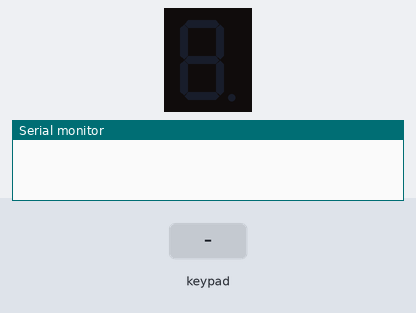
Bench run of a sketch on a simulated Arduino Uno, built with avr-gcc and run on an emulated ATmega328P. Shown: 1-digit seven-segment display, the last lines printed to the serial monitor. Wiring (inferred from the names in the program): 1-digit 7-segment display, segments lit when HIGH: segments pin 13, pin 2, pin 3, pin 4, pin 5, pin 6, pin 7. The test bench sets the inputs (shaded band). The segment pins are drawn as the display they are named for.

Above: at 1.2 s.
1.3 s: keypad keys 1 4 1 5 1 6 1 7 pressed 0.4 s apart
At 1.9 s:
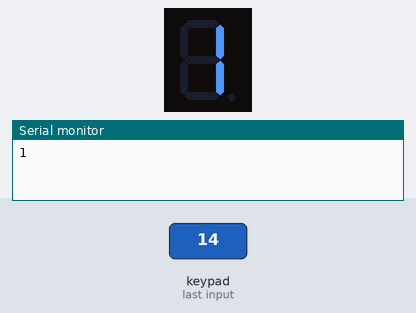
6.0 s: key 'A' pressed
At 8.9 s:
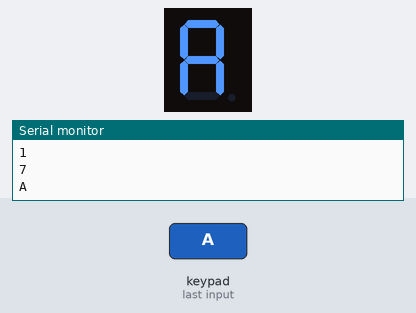
9.0 s: key 'B' pressed
At 10.1 s:
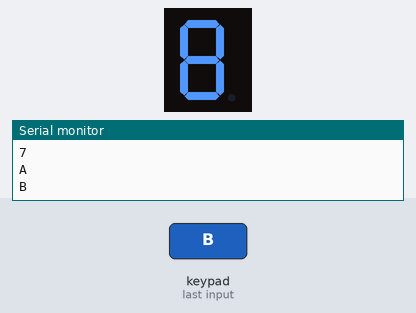
11.9 s: key 'C' pressed
At 12.2 s:
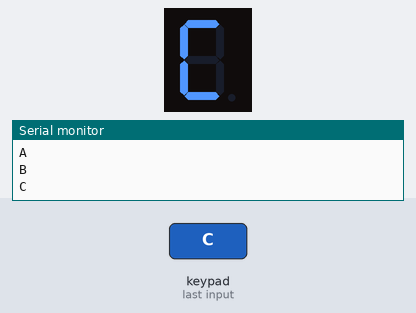
14.3 s: key 'D' pressed
At 15.0 s:
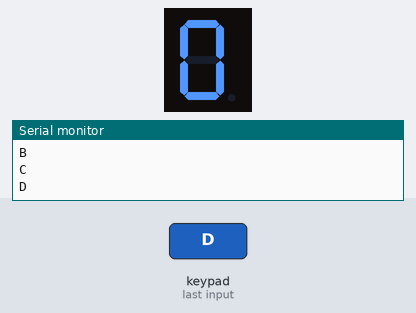
16.7 s: keypad keys 1 8 1 9 2 0 2 1 pressed 0.4 s apart
At 20.1 s:
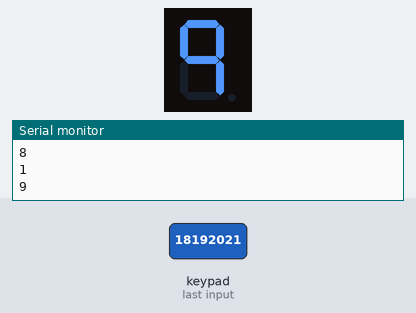
Timing chart, 0 to 21.6 s (numbered marks = the images above; inputs shaded):
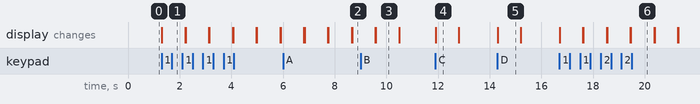

Measured:
- after the input at 1.3 s, the display: changes at once (image 1)
- after the input at 6.0 s, the display: first differs from a run without the input after 2.7 s (image 2)
- after the input at 9.0 s, the display: first differs from a run without the input after 0.59 s (image 3)
- after the input at 11.9 s, the display: changes at once (image 4)
- after the input at 14.3 s, the display: changes at once (image 5)
- after the input at 16.7 s, the display: first changes at once (image 6 shows a later state)
- what the display in image 3 shows lasts 0.9 s, from 9.6 s to 10.5 s

The sketch:

keypad_display.ino
```cpp
#include <Keypad.h>

const byte satir = 4;
const byte sutun = 4;


char tus;
char tus_takimi[satir][sutun] = {
  {'1', '2', '3', 'A'},
  {'4', '5', '6', 'B'},
  {'7', '8', '9', 'C'},
  {'*', '0', '#', 'D'},
};

byte satir_pinleri[satir] = {14,15,16,17};
byte sutun_pinleri[satir] = {18,19,20,21};

Keypad klavye = Keypad(makeKeymap(tus_takimi) , satir_pinleri , sutun_pinleri , satir , sutun);

int a = 13;
int b = 2;
int c = 3;
int d = 4;
int e = 5;
int f = 6;
int g = 7;

void setup()
{
  Serial.begin(9600);

pinMode(a, OUTPUT);
pinMode(b, OUTPUT);
pinMode(c, OUTPUT);
pinMode(d, OUTPUT);
pinMode(e, OUTPUT);
pinMode(f, OUTPUT);
pinMode(g, OUTPUT);
}

void loop()
{


  tus = klavye.getKey();
  if (tus)
  {
    Serial.println(tus);
     switch (tus)
     {
      case '1':
       digitalWrite(b,HIGH);
       digitalWrite(c,HIGH);
       delay(900);
       digitalWrite(b,LOW);
       digitalWrite(c,LOW);
       break;

       case '2':
       digitalWrite(a,HIGH);
       digitalWrite(b,HIGH);
       digitalWrite(g,HIGH);
       digitalWrite(e,HIGH);
       digitalWrite(d,HIGH);
       delay(900);
       digitalWrite(a,LOW);
       digitalWrite(b,LOW);
       digitalWrite(g,LOW);
       digitalWrite(e,LOW);
       digitalWrite(d,LOW);
        break;

        case '3':
       digitalWrite(a,HIGH);
       digitalWrite(b,HIGH);
       digitalWrite(g,HIGH);
       digitalWrite(c,HIGH);
       digitalWrite(d,HIGH);
       delay(900);
       digitalWrite(a,LOW);
       digitalWrite(b,LOW);
       digitalWrite(g,LOW);
       digitalWrite(c,LOW);
       digitalWrite(d,LOW);
        break;

        case '4':
       digitalWrite(f,HIGH);
       digitalWrite(b,HIGH);
       digitalWrite(g,HIGH);
       digitalWrite(c,HIGH);
       delay(900);
       digitalWrite(a,LOW);
       digitalWrite(b,LOW);
       digitalWrite(g,LOW);
       digitalWrite(c,LOW);
       digitalWrite(f,LOW);
        break;

        case '5':
       digitalWrite(a,HIGH);
       digitalWrite(f,HIGH);
       digitalWrite(g,HIGH);
       digitalWrite(c,HIGH);
       digitalWrite(d,HIGH);
       delay(900);
       digitalWrite(a,LOW);
       digitalWrite(f,LOW);
       digitalWrite(g,LOW);
       digitalWrite(c,LOW);
       digitalWrite(d,LOW);
        break;

        case '6':
       digitalWrite(e,HIGH);
       digitalWrite(f,HIGH);
       digitalWrite(g,HIGH);
       digitalWrite(c,HIGH);
       digitalWrite(d,HIGH);
       delay(900);
       digitalWrite(e,LOW);
       digitalWrite(f,LOW);
       digitalWrite(g,LOW);
       digitalWrite(c,LOW);
       digitalWrite(d,LOW);
        break;

        case '7':
       digitalWrite(a,HIGH);
       digitalWrite(b,HIGH);
       digitalWrite(c,HIGH);
       delay(900);
       digitalWrite(a,LOW);
       digitalWrite(c,LOW);
       digitalWrite(b,LOW);
        break;

        case '8':
       digitalWrite(a,HIGH);
       digitalWrite(f,HIGH);
       digitalWrite(g,HIGH);
       digitalWrite(c,HIGH);
       digitalWrite(d,HIGH);
       digitalWrite(e,HIGH);
       digitalWrite(b,HIGH);
       delay(900);
       digitalWrite(a,LOW);
       digitalWrite(f,LOW);
       digitalWrite(g,LOW);
       digitalWrite(c,LOW);
       digitalWrite(d,LOW);
       digitalWrite(e,LOW);
       digitalWrite(b,LOW);
        break;

        case '9':
       digitalWrite(a,HIGH);
       digitalWrite(f,HIGH);
       digitalWrite(g,HIGH);
       digitalWrite(c,HIGH);
       digitalWrite(b,HIGH);
       delay(900);
       digitalWrite(a,LOW);
       digitalWrite(f,LOW);
       digitalWrite(g,LOW);
       digitalWrite(c,LOW);
       digitalWrite(b,LOW);
        break;

        case '0':
       digitalWrite(a,HIGH);
       digitalWrite(f,HIGH);
       digitalWrite(c,HIGH);
       digitalWrite(d,HIGH);
       digitalWrite(e,HIGH);
       digitalWrite(b,HIGH);
       delay(900);
       digitalWrite(a,LOW);
       digitalWrite(f,LOW);
       digitalWrite(c,LOW);
       digitalWrite(d,LOW);
       digitalWrite(e,LOW);
       digitalWrite(b,LOW);
        break;

        case 'A':
       digitalWrite(a,HIGH);
       digitalWrite(b,HIGH);
       digitalWrite(f,HIGH);
       digitalWrite(e,HIGH);
       digitalWrite(c,HIGH);
       digitalWrite(g,HIGH);
       delay(900);
       digitalWrite(a,LOW);
       digitalWrite(b,LOW);
       digitalWrite(f,LOW);
       digitalWrite(e,LOW);
       digitalWrite(c,LOW);
       digitalWrite(g,LOW);
       break;

       case 'B':
       digitalWrite(a,HIGH);
       digitalWrite(f,HIGH);
       digitalWrite(g,HIGH);
       digitalWrite(c,HIGH);
       digitalWrite(d,HIGH);
       digitalWrite(e,HIGH);
       digitalWrite(b,HIGH);
       delay(900);
       digitalWrite(a,LOW);
       digitalWrite(f,LOW);
       digitalWrite(g,LOW);
       digitalWrite(c,LOW);
       digitalWrite(d,LOW);
       digitalWrite(e,LOW);
       digitalWrite(b,LOW);
       break;

       case 'C':
       digitalWrite(a,HIGH);
       digitalWrite(f,HIGH);
       digitalWrite(e,HIGH);
       digitalWrite(d,HIGH);
       delay(900);
       digitalWrite(a,LOW);
       digitalWrite(f,LOW);
       digitalWrite(e,LOW);
       digitalWrite(d,LOW);
       break;

       case 'D':
       digitalWrite(a,HIGH);
       digitalWrite(f,HIGH);
       digitalWrite(c,HIGH);
       digitalWrite(d,HIGH);
       digitalWrite(e,HIGH);
       digitalWrite(b,HIGH);
       delay(900);
       digitalWrite(a,LOW);
       digitalWrite(f,LOW);
       digitalWrite(c,LOW);
       digitalWrite(d,LOW);
       digitalWrite(e,LOW);
       digitalWrite(b,LOW);
        break;

     }
  }


}
```
